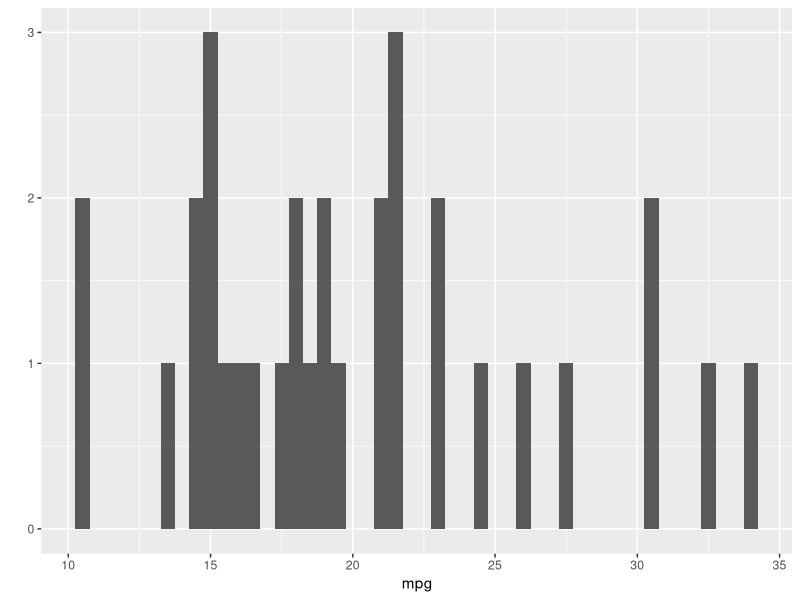
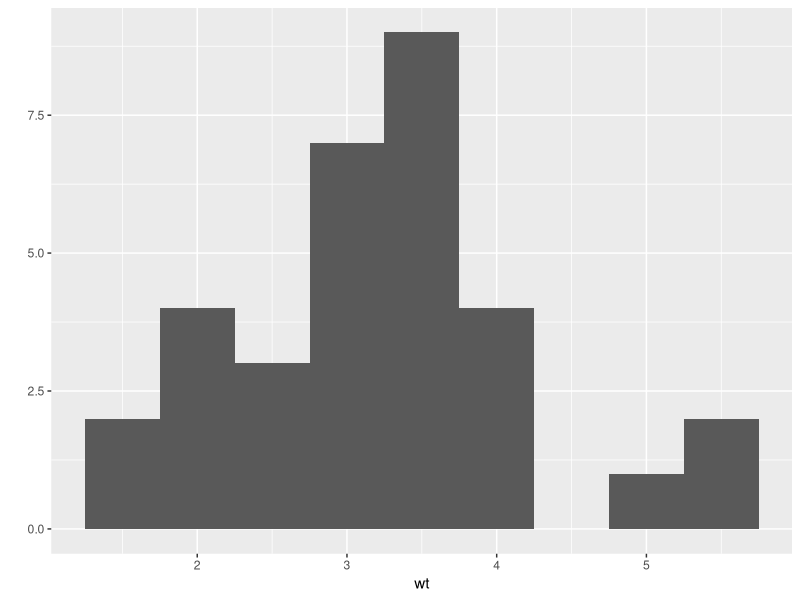
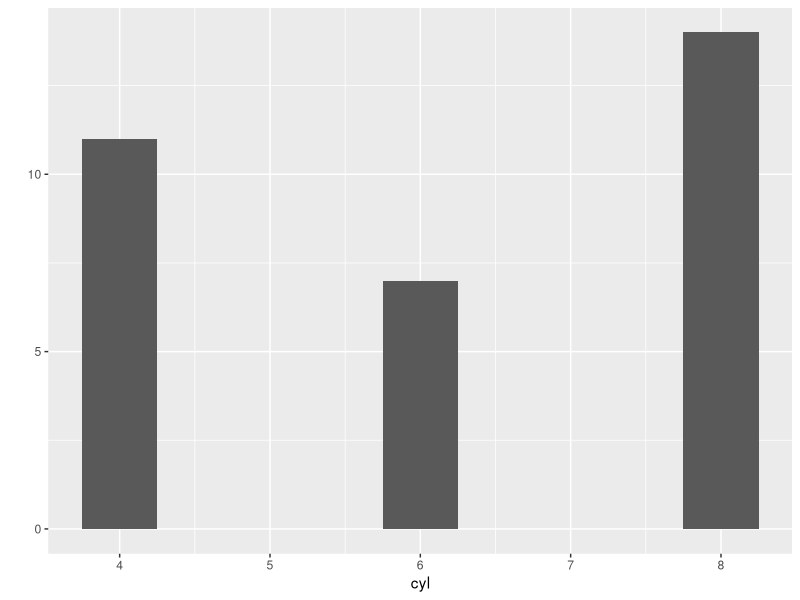
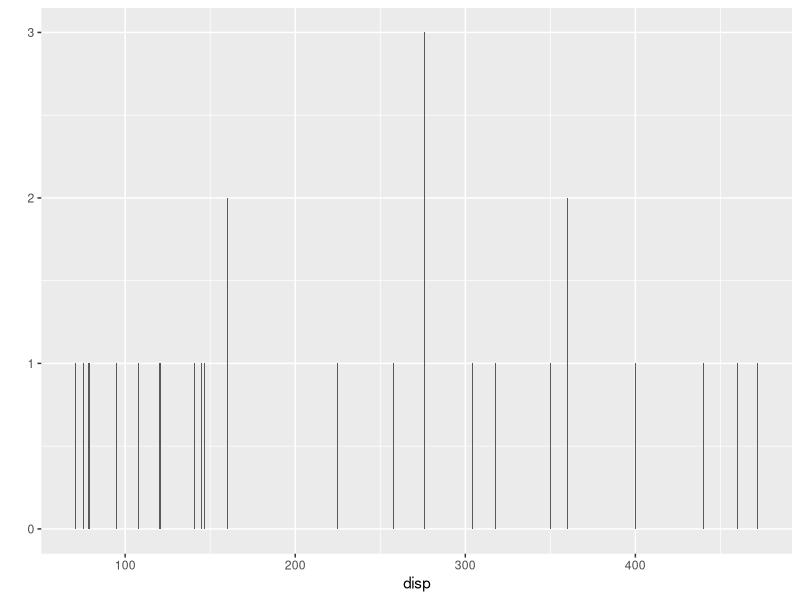
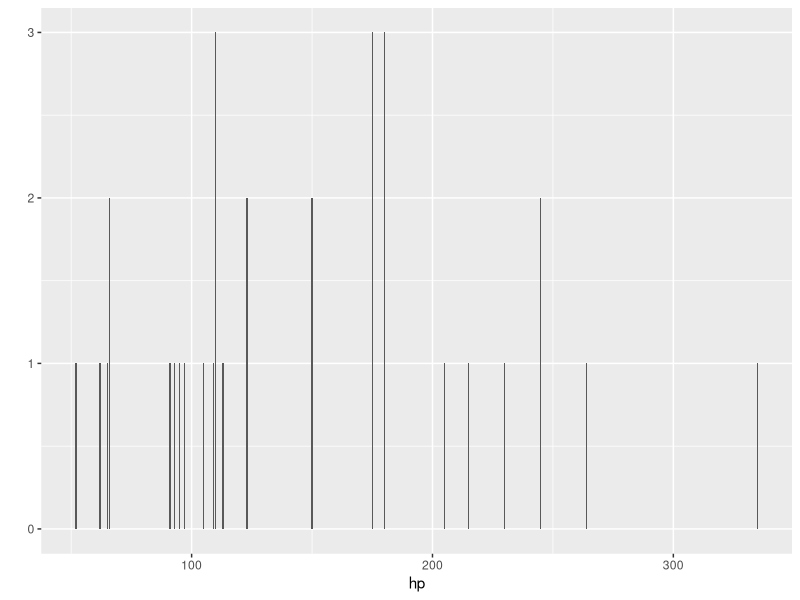
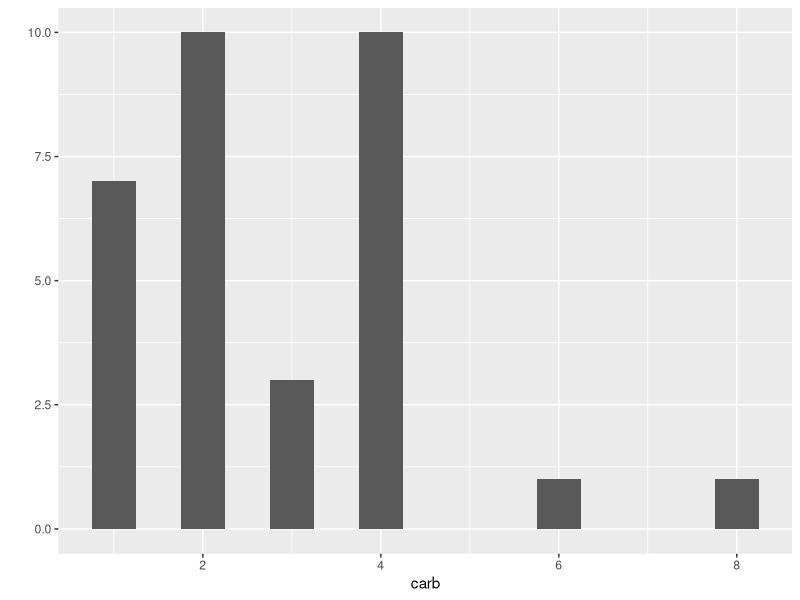
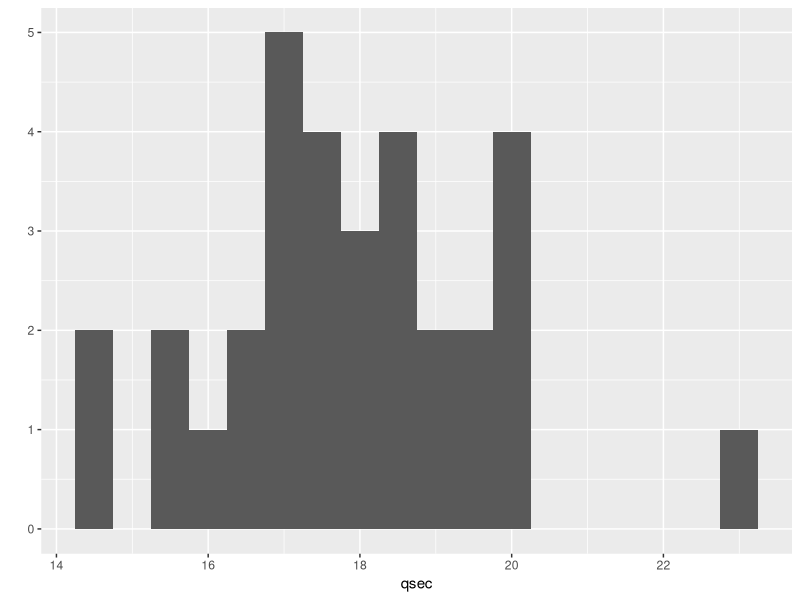
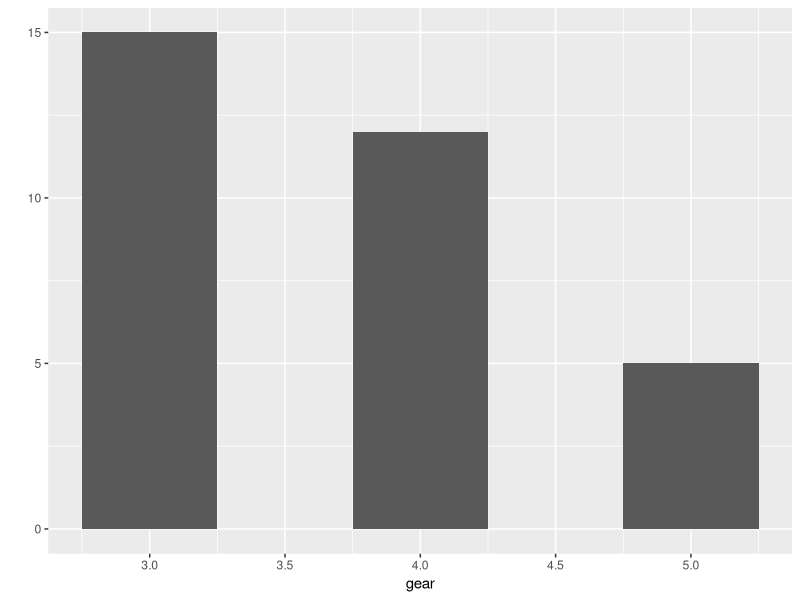

Write the R code that produced these figures, in order.
## ---- chunk 1
row.names(mtcars)
## ---- chunk 2
PRESS <- function(linear.model) {
  #' calculate the predictive residuals
  pr <- residuals(linear.model)/(1-lm.influence(linear.model)$hat)
  #' calculate the PRESS
  PRESS <- sum(pr^2)
  
  return(PRESS)
}
pred_r_squared <- function(linear.model) {
  #' Use anova() to get the sum of squares for the linear model
  lm.anova <- anova(linear.model)
  #' Calculate the total sum of squares
  tss <- sum(lm.anova$'Sum Sq')
  # Calculate the predictive R^2
  pred.r.squared <- 1-PRESS(linear.model)/(tss)
  
  return(pred.r.squared)
}
model_fit_stats <- function(linear.model) {
  r.sqr <- summary(linear.model)$r.squared
  adj.r.sqr <- summary(linear.model)$adj.r.squared
  pre.r.sqr <- pred_r_squared(linear.model)
  PRESS <- PRESS(linear.model)
  return.df <- data.frame(r.squared = r.sqr, adj.r.squared = adj.r.sqr, pred.r.squared = pre.r.sqr, press = PRESS)
  return(return.df)
}
lmp <- function (modelobject) {
    if (class(modelobject) != "lm") stop("Not an object of class 'lm' ")
    f <- summary(modelobject)$fstatistic
    p <- pf(f[1],f[2],f[3],lower.tail=F)
    attributes(p) <- NULL
    return(p)
}
## ---- chunk 3
library(datasets)
library(ggplot2)
library(plyr)
data(mtcars)
sum(is.na(mtcars))
head(mtcars)
summary(mtcars)

## ---- chunk 4
par(mfrow=c(2,2))
qplot(mpg, geom="histogram",data=mtcars,binwidth=0.5)
qplot(wt, geom="histogram",data=mtcars,binwidth=0.5)
qplot(cyl, geom="histogram",data=mtcars,binwidth=0.5)
qplot(disp, geom="histogram",data=mtcars,binwidth=0.5)
par(mfrow=c(2,2))
qplot(hp, geom="histogram",data=mtcars,binwidth=0.5)
qplot(carb, geom="histogram",data=mtcars,binwidth=0.5)
qplot(qsec, geom="histogram",data=mtcars,binwidth=0.5)
qplot(gear, geom="histogram",data=mtcars,binwidth=0.5)
par(mfrow=c(2,2))
qplot(am, geom="histogram",data=mtcars,binwidth=0.5)
qplot(vs, geom="histogram",data=mtcars,binwidth=0.5)
qplot(drat, geom="histogram",data=mtcars,binwidth=0.5)

## ---- chunk 5
qplot(wt,mpg,data=mtcars,geom=c("point","smooth"),method="loess")

## ---- chunk 6
qplot(disp,mpg,data=mtcars,geom=c("point","smooth"),method="loess")

## ---- chunk 7
qplot(hp,mpg,data=mtcars,geom=c("point","smooth"),method="loess")

## ---- chunk 8
qplot(qsec,mpg,data=mtcars,geom=c("point","smooth"),method="loess")

## ---- chunk 9
qplot(drat,mpg,data=mtcars,geom=c("point","smooth"),method="loess")

## ---- chunk 10
table(mtcars$am)
table(mtcars$cyl)
table(mtcars$vs)
table(mtcars$gear)
table(mtcars$carb)

## ---- chunk 11
boxplot(mpg ~ factor(am), data = mtcars, xlab="transmission", ylab="mpg")
mean(subset(mtcars, am == 0)$mpg)
mean(subset(mtcars, am == 1)$mpg)

## ---- chunk 12
lm01 <- lm(mpg ~ factor(am), data = mtcars)
summary(lm01)
pred_r_squared(lm01)
par(mfrow=c(2,2))
plot(lm01)
## ---- chunk 13
sort(cor(mtcars)[1,]) # wt,cyl,disp,hp,carb,qsec,gear,am,vs,drat,mpg
cor(mtcars$cyl,mtcars$disp)
cor(mtcars$wt,mtcars$disp)
cor(mtcars$cyl,mtcars$hp)
cor(mtcars$disp,mtcars$hp)
cor(mtcars$wt,mtcars$cyl)
cor(mtcars$wt,mtcars$hp)

## ---- chunk 14
lm02 <- lm(mpg ~ wt + factor(am), data = mtcars)
summary(lm02)
pred_r_squared(lm02)
library(car)
vif(lm02)
par(mfrow=c(2,2))
plot(lm02)

q02 <- qplot(wt, mpg, data=mtcars, colour=am)
q02 <- q02 + geom_abline(intercept=summary(lm02)$coef[1,1], slope=summary(lm02)$coef[2,1], col="red")
q02

## ---- chunk 15
lm03 <- lm(mpg ~ cyl + factor(am), data = mtcars)
summary(lm03)
pred_r_squared(lm03)
library(car)
vif(lm03)
par(mfrow=c(2,2))
plot(lm03)

q03 <- qplot(cyl, mpg, data=mtcars, colour=am)
q03 <- q03 + geom_abline(intercept=summary(lm03)$coef[1,1], slope=summary(lm03)$coef[2,1], col="red")
q03

## ---- chunk 16
lm04 <- lm(mpg ~ disp + factor(am), data = mtcars)
summary(lm04)
pred_r_squared(lm04)
library(car)
vif(lm04)
par(mfrow=c(2,2))
plot(lm04)

q04 <- qplot(disp, mpg, data=mtcars, colour=am)
q04 <- q04 + geom_abline(intercept=summary(lm04)$coef[1,1], slope=summary(lm04)$coef[2,1], col="red")
q04
## ---- chunk 17
lm05 <- lm(mpg ~ wt + cyl + disp + hp + factor(am), data = mtcars)
summary(lm05)
pred_r_squared(lm05)
library(car)
vif(lm05)
par(mfrow=c(2,2))
plot(lm05)

## ---- chunk 18
lm06 <- lm(mpg ~ wt + hp + factor(am), data = mtcars)
summary(lm06)
pred_r_squared(lm06)
library(car)
vif(lm06)
par(mfrow=c(2,2))
plot(lm06)

## ---- chunk 19
lm07 <- lm(mpg ~ wt + cyl + factor(am), data = mtcars)
summary(lm07)
pred_r_squared(lm07)
library(car)
vif(lm07)
par(mfrow=c(2,2))
plot(lm07)

## ---- chunk 20
lm08 <- lm(mpg ~ wt * factor(am), data = mtcars)
summary(lm08)
pred_r_squared(lm08)
library(car)
vif(lm08)
par(mfrow=c(2,2))
plot(lm08)
## ---- chunk 21
lm09 <- lm(mpg ~ wt * am + qsec, data=mtcars)
summary(lm09)
pred_r_squared(lm09)
library(car)
vif(lm09)
par(mfrow=c(2,2))
plot(lm09)

## ---- chunk 22
lm10 <- lm(mpg ~ wt + factor(am) + wt * factor(am), data=mtcars)
summary(lm10)
pred_r_squared(lm10)
library(car)
vif(lm10)
par(mfrow=c(2,2))
plot(lm10)

## ---- chunk 23
lm11 <- lm(mpg ~ wt + factor(am) + factor(cyl), data=mtcars)
summary(lm11)
pred_r_squared(lm11)
library(car)
vif(lm11)
par(mfrow=c(2,2))
plot(lm11)

## ---- chunk 24
lm12 <- lm(mpg ~ wt + hp, data=mtcars)
summary(lm12)
pred_r_squared(lm12)
library(car)
vif(lm12)
par(mfrow=c(2,2))
plot(lm12)

## ---- chunk 25
lm13 <- lm(mpg ~ wt + carb, data=mtcars)
summary(lm13)
pred_r_squared(lm13)
library(car)
vif(lm13)
par(mfrow=c(2,2))
plot(lm13)

## ---- chunk 26
lm14 <- lm(mpg ~ wt + disp, data=mtcars)
summary(lm14)
pred_r_squared(lm14)
library(car)
vif(lm14)
par(mfrow=c(2,2))
plot(lm14)

## ---- chunk 27
lm15 <- lm(mpg ~ wt + factor(vs), data=mtcars)
summary(lm15)
pred_r_squared(lm15)
library(car)
vif(lm15)
par(mfrow=c(2,2))
plot(lm15)

## ---- chunk 28
lm16 <- lm(mpg ~ hp + factor(vs), data=mtcars)
summary(lm16)
pred_r_squared(lm16)
library(car)
vif(lm16)
par(mfrow=c(2,2))
plot(lm16)

## ---- chunk 29
lm17 <- lm(mpg ~ disp + factor(vs), data=mtcars)
summary(lm17)
pred_r_squared(lm17)
library(car)
vif(lm17)
par(mfrow=c(2,2))
plot(lm17)

## ---- chunk 30
library(MASS)
fit<- lm(mpg~cyl+disp+hp+drat+wt+qsec+gear+carb,data=mtcars)
step <- stepAIC(fit, direction="both")
step$anova

## ---- chunk 31
lm18 <- lm(mpg ~ hp + wt + cyl, data=mtcars)
summary(lm18)
pred_r_squared(lm18)
library(car)
vif(lm18)
par(mfrow=c(2,2))
plot(lm18)

## ---- chunk 32
summary(lm(mpg~wt+factor(am)+factor(vs),data=mtcars))
summary(lm(mpg~wt+factor(am)+factor(cyl),data=mtcars))
summary(lm(mpg~wt+factor(am)+factor(gear),data=mtcars))
summary(lm(mpg~wt+factor(am)+factor(carb),data=mtcars))

summary(lm(mpg~wt+cyl+factor(am),data=mtcars))
summary(lm(mpg~wt+hp+factor(am),data=mtcars))
summary(lm(mpg~wt+gear+factor(am),data=mtcars))
summary(lm(mpg~wt+carb+factor(am),data=mtcars))

## ---- chunk 33
summary(lm(mpg~wt,data=mtcars))$fstatistic
summary(lm(mpg~cyl,data=mtcars))$fstatistic
summary(lm(mpg~disp,data=mtcars))$fstatistic
summary(lm(mpg~hp,data=mtcars))$fstatistic
summary(lm(mpg~drat,data=mtcars))$fstatistic
summary(lm(mpg~vs,data=mtcars))$fstatistic
summary(lm(mpg~am,data=mtcars))$fstatistic
summary(lm(mpg~carb,data=mtcars))$fstatistic
summary(lm(mpg~gear,data=mtcars))$fstatistic
summary(lm(mpg~qsec,data=mtcars))$fstatistic

## ---- chunk 34
nm01 <- lm(mpg ~ wt, data=mtcars)
nm03 <- update(nm01, mpg ~ wt+cyl+disp)
nm05 <- update(nm01, mpg ~ wt+cyl+disp+hp+drat)
nm07 <- update(nm01, mpg ~ wt+cyl+disp+hp+drat+factor(vs)+factor(am))
nm09 <- update(nm01, mpg ~ wt+cyl+disp+hp+drat+factor(vs)+factor(am)+carb+gear)
nm10 <- update(nm01, mpg ~ wt+cyl+disp+hp+drat+factor(vs)+factor(am)+carb+gear+qsec)
anova(nm01,nm03,nm05,nm07,nm09,nm10)

nnm01 <- lm(mpg ~ wt, data=mtcars)
nnm03 <- update(nnm01, mpg ~ wt+disp+hp)
nnm05 <- update(nnm01, mpg ~ wt+disp+hp+drat+qsec)
anova(nnm01,nnm03,nnm05)

nnnm01 <- lm(mpg ~ wt, data=mtcars)
nnnm03 <- update(nnm01, mpg ~ wt+cyl+disp)
nnnm05 <- update(nnm01, mpg ~ wt+cyl+factor(am)+hp+drat)
anova(nnnm01,nnnm03,nnnm05)

## ---- chunk 35
lm19 <- lm(mpg ~ wt + disp + hp, data=mtcars)
summary(lm19)
pred_r_squared(lm19)
library(car)
vif(lm19)
par(mfrow=c(2,2))
plot(lm19)

## ---- chunk 36
lm20 <- lm(mpg ~ wt + disp + hp + factor(am), data=mtcars)
summary(lm20)
pred_r_squared(lm20)
library(car)
vif(lm20)
par(mfrow=c(2,2))
plot(lm20)

## ---- chunk 37
sort(round(dfbetas(lm20),3))

sort(round(hatvalues(lm20),3))

pairs(mtcars)

## ---- chunk 38
full <- lm(mpg~cyl+disp+hp+drat+wt+qsec+factor(vs)+factor(am)+gear+carb,data=mtcars)
summary(full)
summary(lm(mpg~disp+hp+drat+wt+qsec+factor(vs)+factor(am)+gear+carb,data=mtcars))
summary(lm(mpg~disp+hp+drat+wt+qsec+factor(am)+gear+carb,data=mtcars))
summary(lm(mpg~disp+hp+drat+wt+qsec+factor(am)+gear,data=mtcars))
summary(lm(mpg~disp+hp+drat+wt+qsec+factor(am),data=mtcars))
summary(lm(mpg~disp+hp+wt+qsec+factor(am),data=mtcars))
summary(lm(mpg~hp+wt+qsec+factor(am),data=mtcars))
summary(lm(mpg~wt+qsec+factor(am),data=mtcars))
plot(lm(mpg~wt+qsec+factor(am),data=mtcars))

## ---- chunk 39
lm21 <- lm(mpg ~ wt + qsec + factor(am), data=mtcars)
summary(lm21)
pred_r_squared(lm21)
library(car)
vif(lm21)
par(mfrow=c(2,2))
plot(lm21)

## ---- chunk 40
lm22 <- lm(mpg~I(wt-mean(wt))+I(qsec-mean(qsec))+factor(am), data=mtcars)
summary(lm22)
pred_r_squared(lm22)
library(car)
vif(lm22)
par(mfrow=c(2,2))
plot(lm22)

